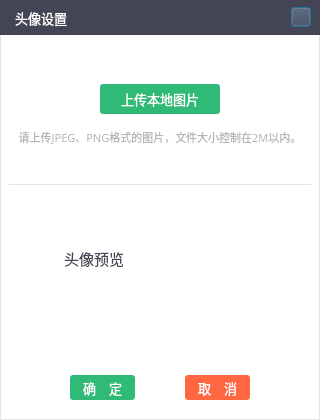
<?xml version="1.0" encoding="UTF-8"?>
<ui version="4.0">
 <class>STUploadPicClass</class>
 <widget class="QDialog" name="STUploadPicClass">
  <property name="geometry">
   <rect>
    <x>0</x>
    <y>0</y>
    <width>320</width>
    <height>420</height>
   </rect>
  </property>
  <property name="minimumSize">
   <size>
    <width>320</width>
    <height>420</height>
   </size>
  </property>
  <property name="maximumSize">
   <size>
    <width>320</width>
    <height>420</height>
   </size>
  </property>
  <property name="windowTitle">
   <string>STUploadPic</string>
  </property>
  <property name="styleSheet">
   <string notr="true">QDialog {background-color: #ffffff;border: 1px solid #e3e3e3;}</string>
  </property>
  <layout class="QVBoxLayout" name="verticalLayout">
   <property name="spacing">
    <number>0</number>
   </property>
   <property name="leftMargin">
    <number>0</number>
   </property>
   <property name="topMargin">
    <number>0</number>
   </property>
   <property name="rightMargin">
    <number>0</number>
   </property>
   <property name="bottomMargin">
    <number>0</number>
   </property>
   <item>
    <widget class="QWidget" name="widTitle" native="true">
     <property name="minimumSize">
      <size>
       <width>0</width>
       <height>35</height>
      </size>
     </property>
     <property name="maximumSize">
      <size>
       <width>16777215</width>
       <height>35</height>
      </size>
     </property>
     <property name="styleSheet">
      <string notr="true">background-color: #434555;</string>
     </property>
     <layout class="QHBoxLayout" name="horizontalLayout_10">
      <property name="spacing">
       <number>0</number>
      </property>
      <property name="leftMargin">
       <number>15</number>
      </property>
      <property name="topMargin">
       <number>0</number>
      </property>
      <property name="rightMargin">
       <number>0</number>
      </property>
      <property name="bottomMargin">
       <number>0</number>
      </property>
      <item>
       <widget class="QLabel" name="label_3">
        <property name="font">
         <font>
          <family>微软雅黑</family>
          <pointsize>10</pointsize>
         </font>
        </property>
        <property name="styleSheet">
         <string notr="true">color: rgb(255, 255, 255);</string>
        </property>
        <property name="text">
         <string>头像设置</string>
        </property>
       </widget>
      </item>
      <item>
       <spacer name="horizontalSpacer_5">
        <property name="orientation">
         <enum>Qt::Horizontal</enum>
        </property>
        <property name="sizeHint" stdset="0">
         <size>
          <width>448</width>
          <height>20</height>
         </size>
        </property>
       </spacer>
      </item>
      <item>
       <widget class="QWidget" name="widget_17" native="true">
        <layout class="QHBoxLayout" name="horizontalLayout_9">
         <property name="topMargin">
          <number>0</number>
         </property>
         <property name="bottomMargin">
          <number>0</number>
         </property>
         <item>
          <widget class="QPushButton" name="pbClose">
           <property name="minimumSize">
            <size>
             <width>20</width>
             <height>20</height>
            </size>
           </property>
           <property name="maximumSize">
            <size>
             <width>20</width>
             <height>20</height>
            </size>
           </property>
           <property name="styleSheet">
            <string notr="true">
QPushButton{border-image: url(:/STSample/Resources/images/close.png);}

QPushButton:hover:!pressed {
	
	background-color: #ff6741;
}</string>
           </property>
           <property name="text">
            <string/>
           </property>
          </widget>
         </item>
        </layout>
       </widget>
      </item>
     </layout>
    </widget>
   </item>
   <item>
    <widget class="QWidget" name="widget" native="true">
     <layout class="QVBoxLayout" name="verticalLayout_2">
      <property name="topMargin">
       <number>40</number>
      </property>
      <property name="bottomMargin">
       <number>40</number>
      </property>
      <item>
       <widget class="QWidget" name="widget_2" native="true">
        <layout class="QHBoxLayout" name="horizontalLayout">
         <item>
          <spacer name="horizontalSpacer">
           <property name="orientation">
            <enum>Qt::Horizontal</enum>
           </property>
           <property name="sizeHint" stdset="0">
            <size>
             <width>73</width>
             <height>20</height>
            </size>
           </property>
          </spacer>
         </item>
         <item>
          <widget class="QPushButton" name="pbUpload">
           <property name="minimumSize">
            <size>
             <width>120</width>
             <height>30</height>
            </size>
           </property>
           <property name="maximumSize">
            <size>
             <width>120</width>
             <height>30</height>
            </size>
           </property>
           <property name="font">
            <font>
             <family>微软雅黑</family>
             <pointsize>10</pointsize>
            </font>
           </property>
           <property name="styleSheet">
            <string notr="true">

QPushButton {
	border-radius: 3px;
	color: rgb(255, 255, 255);
	background-color: rgb(48, 186, 120);
}
QPushButton:hover:pressed {
	background-color: rgb(48, 186, 120);
}
QPushButton:hover:!pressed {
	
	background-color: rgb(109, 206, 160);
}</string>
           </property>
           <property name="text">
            <string>上传本地图片</string>
           </property>
           <property name="flat">
            <bool>false</bool>
           </property>
          </widget>
         </item>
         <item>
          <spacer name="horizontalSpacer_2">
           <property name="orientation">
            <enum>Qt::Horizontal</enum>
           </property>
           <property name="sizeHint" stdset="0">
            <size>
             <width>73</width>
             <height>20</height>
            </size>
           </property>
          </spacer>
         </item>
        </layout>
       </widget>
      </item>
      <item>
       <widget class="QLabel" name="label_4">
        <property name="font">
         <font>
          <family>微软雅黑</family>
          <pointsize>8</pointsize>
         </font>
        </property>
        <property name="styleSheet">
         <string notr="true">color: rgb(181, 181, 181);</string>
        </property>
        <property name="text">
         <string>请上传JPEG、PNG格式的图片，文件大小控制在2M以内。</string>
        </property>
        <property name="alignment">
         <set>Qt::AlignCenter</set>
        </property>
       </widget>
      </item>
      <item>
       <spacer name="verticalSpacer_2">
        <property name="orientation">
         <enum>Qt::Vertical</enum>
        </property>
        <property name="sizeHint" stdset="0">
         <size>
          <width>20</width>
          <height>40</height>
         </size>
        </property>
       </spacer>
      </item>
      <item>
       <widget class="QLabel" name="label_5">
        <property name="styleSheet">
         <string notr="true">border: 0px;border-bottom: 1px solid #e3e3e3;</string>
        </property>
        <property name="text">
         <string/>
        </property>
       </widget>
      </item>
      <item>
       <spacer name="verticalSpacer_3">
        <property name="orientation">
         <enum>Qt::Vertical</enum>
        </property>
        <property name="sizeHint" stdset="0">
         <size>
          <width>20</width>
          <height>40</height>
         </size>
        </property>
       </spacer>
      </item>
      <item>
       <widget class="QWidget" name="widget_3" native="true">
        <property name="styleSheet">
         <string notr="true">border:1px</string>
        </property>
        <layout class="QHBoxLayout" name="horizontalLayout_2">
         <item>
          <spacer name="horizontalSpacer_3">
           <property name="orientation">
            <enum>Qt::Horizontal</enum>
           </property>
           <property name="sizeHint" stdset="0">
            <size>
             <width>37</width>
             <height>20</height>
            </size>
           </property>
          </spacer>
         </item>
         <item>
          <widget class="QLabel" name="label_2">
           <property name="font">
            <font>
             <family>微软雅黑</family>
             <pointsize>11</pointsize>
            </font>
           </property>
           <property name="styleSheet">
            <string notr="true">color: rgb(67, 69, 85);</string>
           </property>
           <property name="text">
            <string>头像预览</string>
           </property>
          </widget>
         </item>
         <item>
          <spacer name="horizontalSpacer_4">
           <property name="orientation">
            <enum>Qt::Horizontal</enum>
           </property>
           <property name="sizeHint" stdset="0">
            <size>
             <width>37</width>
             <height>20</height>
            </size>
           </property>
          </spacer>
         </item>
         <item>
          <widget class="MaskLabel" name="lblPic">
           <property name="minimumSize">
            <size>
             <width>80</width>
             <height>80</height>
            </size>
           </property>
           <property name="maximumSize">
            <size>
             <width>80</width>
             <height>80</height>
            </size>
           </property>
           <property name="text">
            <string/>
           </property>
          </widget>
         </item>
         <item>
          <spacer name="horizontalSpacer_6">
           <property name="orientation">
            <enum>Qt::Horizontal</enum>
           </property>
           <property name="sizeHint" stdset="0">
            <size>
             <width>37</width>
             <height>20</height>
            </size>
           </property>
          </spacer>
         </item>
        </layout>
       </widget>
      </item>
      <item>
       <spacer name="verticalSpacer">
        <property name="orientation">
         <enum>Qt::Vertical</enum>
        </property>
        <property name="sizeHint" stdset="0">
         <size>
          <width>20</width>
          <height>40</height>
         </size>
        </property>
       </spacer>
      </item>
     </layout>
    </widget>
   </item>
   <item>
    <layout class="QHBoxLayout" name="hblayout">
     <property name="spacing">
      <number>50</number>
     </property>
     <property name="leftMargin">
      <number>10</number>
     </property>
     <property name="topMargin">
      <number>10</number>
     </property>
     <property name="rightMargin">
      <number>10</number>
     </property>
     <property name="bottomMargin">
      <number>20</number>
     </property>
     <item>
      <spacer name="horizontalSpacer_8">
       <property name="orientation">
        <enum>Qt::Horizontal</enum>
       </property>
       <property name="sizeHint" stdset="0">
        <size>
         <width>40</width>
         <height>20</height>
        </size>
       </property>
      </spacer>
     </item>
     <item>
      <widget class="QPushButton" name="pbOK">
       <property name="minimumSize">
        <size>
         <width>65</width>
         <height>25</height>
        </size>
       </property>
       <property name="maximumSize">
        <size>
         <width>65</width>
         <height>25</height>
        </size>
       </property>
       <property name="font">
        <font>
         <family>微软雅黑</family>
         <pointsize>10</pointsize>
        </font>
       </property>
       <property name="styleSheet">
        <string notr="true">

QPushButton {
	border-radius: 3px;
	color: rgb(255, 255, 255);
	background-color: rgb(48, 186, 120);
}
QPushButton:hover:pressed {
	background-color: rgb(48, 186, 120);
}
QPushButton:hover:!pressed {
	
	background-color: rgb(109, 206, 160);
}</string>
       </property>
       <property name="text">
        <string>确　定</string>
       </property>
      </widget>
     </item>
     <item>
      <widget class="QPushButton" name="pbCancel">
       <property name="minimumSize">
        <size>
         <width>65</width>
         <height>25</height>
        </size>
       </property>
       <property name="maximumSize">
        <size>
         <width>65</width>
         <height>25</height>
        </size>
       </property>
       <property name="font">
        <font>
         <family>微软雅黑</family>
         <pointsize>10</pointsize>
        </font>
       </property>
       <property name="styleSheet">
        <string notr="true">

QPushButton {
	border-radius: 3px;
	color: rgb(255, 255, 255);
	background-color: rgb(255, 103, 65);
}
QPushButton:hover:pressed {
	background-color: rgb(255, 103, 65);
}
QPushButton:hover:!pressed {
	background-color: rgb(255, 133, 103);
}</string>
       </property>
       <property name="text">
        <string>取　消</string>
       </property>
      </widget>
     </item>
     <item>
      <spacer name="horizontalSpacer_7">
       <property name="orientation">
        <enum>Qt::Horizontal</enum>
       </property>
       <property name="sizeHint" stdset="0">
        <size>
         <width>40</width>
         <height>20</height>
        </size>
       </property>
      </spacer>
     </item>
    </layout>
   </item>
  </layout>
 </widget>
 <customwidgets>
  <customwidget>
   <class>MaskLabel</class>
   <extends>QLabel</extends>
   <header location="global">masklabel.h</header>
  </customwidget>
 </customwidgets>
 <resources>
  <include location="stsample.qrc"/>
 </resources>
 <connections>
  <connection>
   <sender>pbOK</sender>
   <signal>clicked()</signal>
   <receiver>STUploadPicClass</receiver>
   <slot>accept()</slot>
   <hints>
    <hint type="sourcelabel">
     <x>224</x>
     <y>396</y>
    </hint>
    <hint type="destinationlabel">
     <x>96</x>
     <y>254</y>
    </hint>
   </hints>
  </connection>
  <connection>
   <sender>pbCancel</sender>
   <signal>clicked()</signal>
   <receiver>STUploadPicClass</receiver>
   <slot>reject()</slot>
   <hints>
    <hint type="sourcelabel">
     <x>299</x>
     <y>396</y>
    </hint>
    <hint type="destinationlabel">
     <x>179</x>
     <y>282</y>
    </hint>
   </hints>
  </connection>
 </connections>
</ui>
